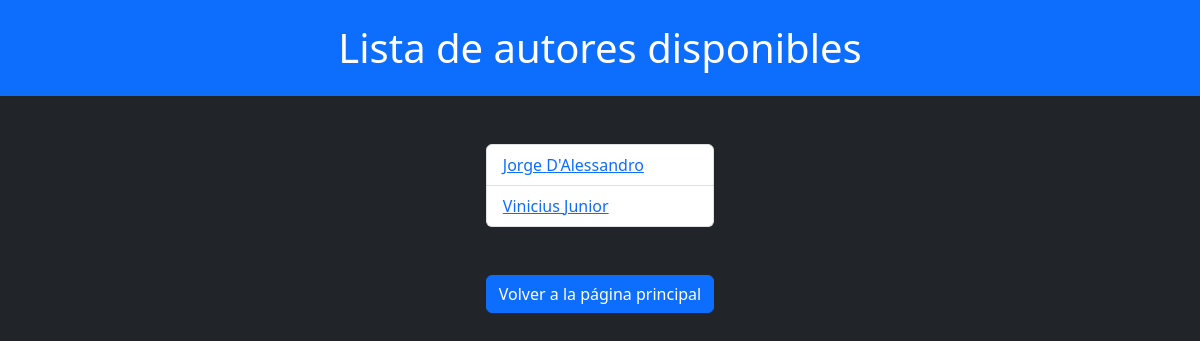
The page /books/autores/ on the database as committed earlier.
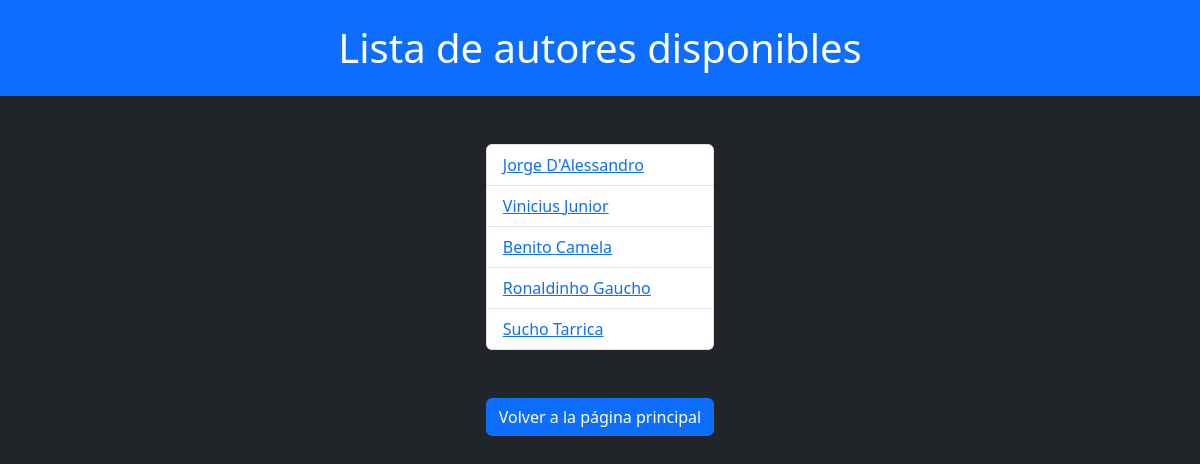
The same page on the database as committed later.
### books/models.py (models this page shows, shortened)
class Author(models.Model):
    first_name = models.CharField(max_length=50)
    last_name = models.CharField(max_length=50)
    birth_date = models.DateTimeField()

### books/views.py (the view)
# urls.py: path("autores/", views.author, name='author'),
def author(request):
    autores = Author.objects.all()
    return render(request, "books/autores.html", context={"autores": autores})

### books/templates/books/autores.html (shortened to what this page needs)
<!DOCTYPE html>
<html lang="en">
<head>
    <link href="https://cdn.jsdelivr.net/npm/bootstrap@5.3.3/dist/css/bootstrap.min.css" rel="stylesheet">
</head>
<body class="text-bg-dark">
    <h1 class="container-fluid text-center text-bg-primary p-4">Lista de autores disponibles</h1>
    <div class="d-grid mt-5 justify-content-center">
        <ul class="list-group">
            {% for autor in autores %}
                <li class="list-group-item"><a href="{% url 'books:author_detail' autor.id %}">{{ autor.first_name }} {{ autor.last_name }}</a></li>
            {% endfor %}
        </ul>
        <a class="mt-5" href="{% url 'books:index' %}"><button class="btn btn-primary" type="button">Volver a la página principal</button></a>
    </div>
</body>
</html>

Rows that differ between the two databases and show on the page:
added Author: first_name "Benito", last_name "Camela"
added Author: first_name "Ronaldinho", last_name "Gaucho"
added Author: first_name "Sucho", last_name "Tarrica"
